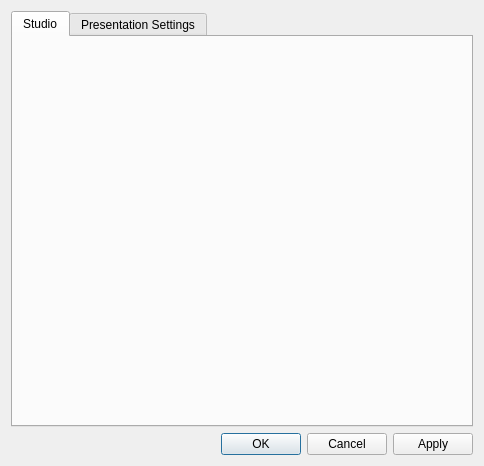
<?xml version="1.0" encoding="UTF-8"?>
<ui version="4.0">
 <class>StudioPreferencesPropSheet</class>
 <widget class="QDialog" name="StudioPreferencesPropSheet">
  <property name="geometry">
   <rect>
    <x>0</x>
    <y>0</y>
    <width>484</width>
    <height>466</height>
   </rect>
  </property>
  <property name="windowTitle">
   <string>Studio Preferences</string>
  </property>
  <layout class="QVBoxLayout" name="verticalLayout">
   <item>
    <widget class="QTabWidget" name="m_TabCtrl">
     <widget class="CStudioAppPrefsPage" name="m_AppPrefsPage">
      <attribute name="icon">
       <iconset resource="../../MainFrm.qrc">
        <normaloff>:/res/prefstab-00.png</normaloff>:/res/prefstab-00.png</iconset>
      </attribute>
      <attribute name="title">
       <string>Studio</string>
      </attribute>
     </widget>
     <widget class="CStudioProjectSettingsPage" name="m_ProjectSettingsPage">
      <attribute name="icon">
       <iconset resource="../../MainFrm.qrc">
        <normaloff>:/res/prefstab-01.png</normaloff>:/res/prefstab-01.png</iconset>
      </attribute>
      <attribute name="title">
       <string>Presentation Settings</string>
      </attribute>
     </widget>
    </widget>
   </item>
   <item>
    <widget class="QDialogButtonBox" name="buttonBox">
     <property name="orientation">
      <enum>Qt::Horizontal</enum>
     </property>
     <property name="standardButtons">
      <set>QDialogButtonBox::Apply|QDialogButtonBox::Cancel|QDialogButtonBox::Ok</set>
     </property>
    </widget>
   </item>
  </layout>
 </widget>
 <customwidgets>
  <customwidget>
   <class>CStudioProjectSettingsPage</class>
   <extends>QWidget</extends>
   <header>StudioProjectSettingsPage.h</header>
   <container>1</container>
  </customwidget>
  <customwidget>
   <class>CStudioAppPrefsPage</class>
   <extends>QWidget</extends>
   <header>StudioAppPrefsPage.h</header>
   <container>1</container>
  </customwidget>
 </customwidgets>
 <resources>
  <include location="../../MainFrm.qrc"/>
 </resources>
 <connections>
  <connection>
   <sender>buttonBox</sender>
   <signal>accepted()</signal>
   <receiver>StudioPreferencesPropSheet</receiver>
   <slot>accept()</slot>
   <hints>
    <hint type="sourcelabel">
     <x>248</x>
     <y>254</y>
    </hint>
    <hint type="destinationlabel">
     <x>157</x>
     <y>274</y>
    </hint>
   </hints>
  </connection>
  <connection>
   <sender>buttonBox</sender>
   <signal>rejected()</signal>
   <receiver>StudioPreferencesPropSheet</receiver>
   <slot>reject()</slot>
   <hints>
    <hint type="sourcelabel">
     <x>316</x>
     <y>260</y>
    </hint>
    <hint type="destinationlabel">
     <x>286</x>
     <y>274</y>
    </hint>
   </hints>
  </connection>
 </connections>
</ui>
